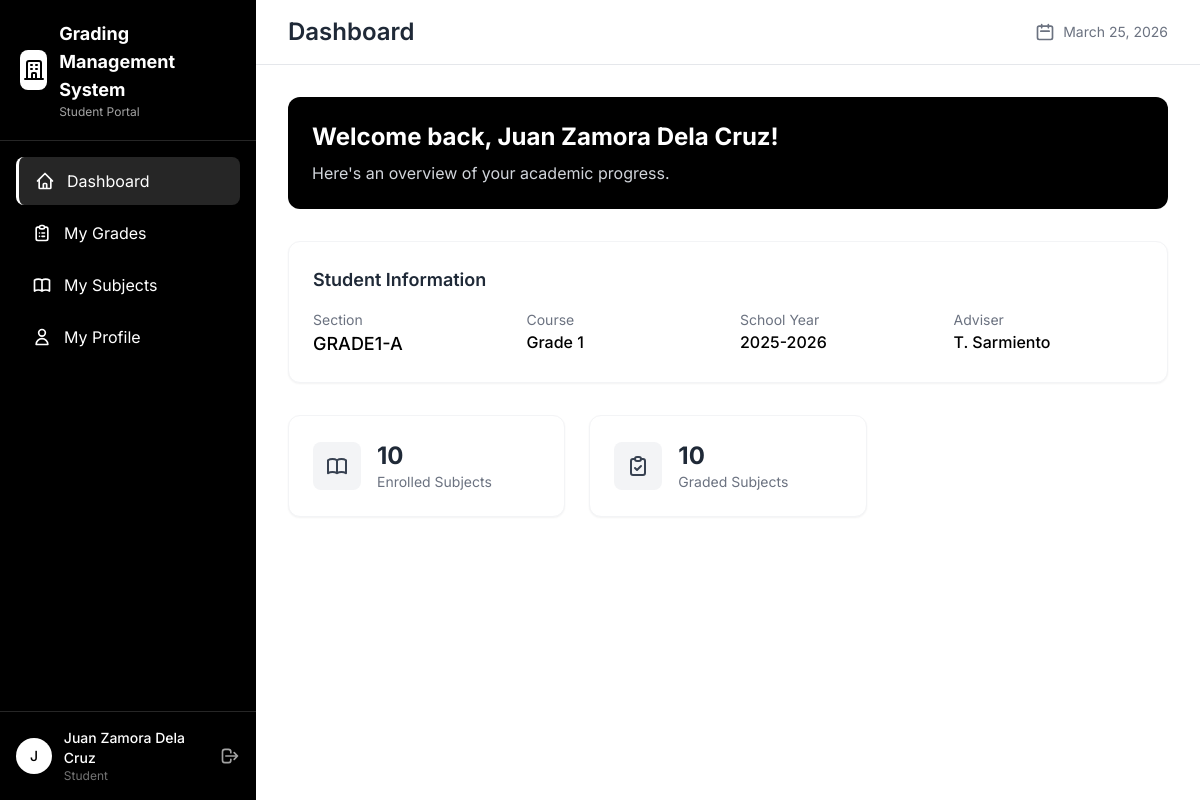
Page /student/dashboard.php (signed in) on the committed database.
### tables this page shows
CREATE TABLE IF NOT EXISTS `tbl_student` (
  `id` int NOT NULL AUTO_INCREMENT,
  `user_id` int DEFAULT NULL,
  `student_no` varchar(20) DEFAULT NULL,
  `given_name` varchar(100) DEFAULT NULL,
  `middle_name` varchar(100) DEFAULT NULL,
  `last_name` varchar(100) DEFAULT NULL,
  `section_id` int DEFAULT NULL,
  `guardian_name` varchar(200) DEFAULT NULL,
  `guardian_contact` varchar(50) DEFAULT NULL,
  `guardian_email` varchar(100) DEFAULT NULL,
  `suffix` varchar(20) DEFAULT NULL,
  `date_of_birth` date DEFAULT NULL,
  `place_of_birth` varchar(200) DEFAULT NULL,
  `sex` enum('Male','Female') DEFAULT NULL,
  `address` varchar(300) DEFAULT NULL,
  `primary_school` varchar(200) DEFAULT NULL,
  `primary_school_address` varchar(300) DEFAULT NULL,
  `primary_school_year` varchar(20) DEFAULT NULL,
  `intermediate_school` varchar(200) DEFAULT NULL,
  `intermediate_school_address` varchar(300) DEFAULT NULL,
  `intermediate_school_year` varchar(20) DEFAULT NULL,
  `secondary_school` varchar(200) DEFAULT NULL,
  `secondary_school_address` varchar(300) DEFAULT NULL,
  `secondary_school_year` varchar(20) DEFAULT NULL,
  `shs_school` varchar(200) DEFAULT NULL,
  `shs_school_address` varchar(300) DEFAULT NULL,
  `shs_school_year` varchar(20) DEFAULT NULL,
  `shs_strand` varchar(100) DEFAULT NULL,
  PRIMARY KEY (`id`),
  UNIQUE KEY `student_no` (`student_no`),
  KEY `user_id` (`user_id`),
  KEY `section_id` (`section_id`),
  CONSTRAINT `tbl_student_ibfk_1` FOREIGN KEY (`user_id`) REFERENCES `tbl_users` (`id`),
  CONSTRAINT `tbl_student_ibfk_2` FOREIGN KEY (`section_id`) REFERENCES `tbl_section` (`id`)
);

CREATE TABLE IF NOT EXISTS `tbl_section` (
  `id` int NOT NULL AUTO_INCREMENT,
  `section_code` varchar(50) NOT NULL,
  `academic_track_id` int DEFAULT NULL,
  `level_id` int DEFAULT NULL,
  `sy_id` int DEFAULT NULL,
  `adviser_id` int DEFAULT NULL,
  `status` varchar(20) DEFAULT 'active',
  PRIMARY KEY (`id`),
  KEY `academic_track_id` (`academic_track_id`),
  KEY `sy_id` (`sy_id`),
  KEY `adviser_id` (`adviser_id`),
  KEY `level_id` (`level_id`),
  CONSTRAINT `tbl_section_ibfk_1` FOREIGN KEY (`academic_track_id`) REFERENCES `tbl_academic_track` (`id`),
  CONSTRAINT `tbl_section_ibfk_2` FOREIGN KEY (`sy_id`) REFERENCES `tbl_sy` (`id`),
  CONSTRAINT `tbl_section_ibfk_3` FOREIGN KEY (`adviser_id`) REFERENCES `tbl_teacher` (`id`),
  CONSTRAINT `tbl_section_level_fk` FOREIGN KEY (`level_id`) REFERENCES `level` (`id`)
);

CREATE TABLE IF NOT EXISTS `tbl_academic_track` (
  `id` int NOT NULL AUTO_INCREMENT,
  `code` varchar(20) NOT NULL,
  `desc` varchar(100) DEFAULT NULL,
  `status` varchar(20) DEFAULT 'active',
  `dept_id` int DEFAULT NULL,
  `enrollment_type` enum('yearly','semestral') DEFAULT 'yearly',
  PRIMARY KEY (`id`),
  KEY `dept_id` (`dept_id`),
  CONSTRAINT `tbl_academic_track_ibfk_1` FOREIGN KEY (`dept_id`) REFERENCES `tbl_departments` (`id`)
);

CREATE TABLE IF NOT EXISTS `tbl_teacher` (
  `id` int NOT NULL AUTO_INCREMENT,
  `user_id` int DEFAULT NULL,
  `name` varchar(100) DEFAULT NULL,
  `email` varchar(100) DEFAULT NULL,
  PRIMARY KEY (`id`),
  KEY `user_id` (`user_id`),
  CONSTRAINT `tbl_teacher_ibfk_1` FOREIGN KEY (`user_id`) REFERENCES `tbl_users` (`id`)
);

### includes/functions.php (called while the page is built, shortened)
<?php
function getCurrentDate() {
    return date('F d, Y');
}

### config/database.php (called while the page is built, shortened)
<?php
class Database {
    private static $instance = null;
    private $conn;
    private function __construct() {
        try {
            $this->conn = new PDO(
                "mysql:host=" . DB_HOST . ";dbname=" . DB_NAME . ";charset=utf8mb4",
                DB_USER,
                DB_PASS,
                [
                    PDO::ATTR_ERRMODE => PDO::ERRMODE_EXCEPTION,
                    PDO::ATTR_DEFAULT_FETCH_MODE => PDO::FETCH_ASSOC,
                    PDO::ATTR_EMULATE_PREPARES => false
                ]
            );
        } catch (PDOException $e) {
            die("Connection failed: " . $e->getMessage());
        }
    }
    public static function getInstance() {
        if (self::$instance === null) {
            self::$instance = new self();
        }
        return self::$instance;
    }
    public function getConnection() {
        return $this->conn;
    }
}
function db() {
    return Database::getInstance()->getConnection();
}

### student/dashboard.php (the view, shortened to what this page needs)
<?php
require_once '../config/database.php';
require_once '../includes/functions.php';
$studentId = $_SESSION['student_id'] ?? 0;
$stmt = db()->prepare("
    SELECT st.*, sec.section_code, sec.sy_id, at.code as course_code, at.`desc` as course_name,
           t.name as adviser_name, sy.sy_name
    FROM tbl_student st
    LEFT JOIN tbl_section sec ON st.section_id = sec.id
    LEFT JOIN tbl_academic_track at ON sec.academic_track_id = at.id
    LEFT JOIN tbl_teacher t ON sec.adviser_id = t.id
    LEFT JOIN tbl_sy sy ON sec.sy_id = sy.id
    WHERE st.id = ?
");
$stmt->execute([$studentId]);
$studentInfo = $stmt->fetch();
$currentSyId = 0;
if ($studentInfo) {
    $currentSyId = (int)($studentInfo['sy_id'] ?? 0);
}
$subjectsCount = db()->prepare("SELECT COUNT(*) FROM tbl_enroll WHERE student_id = ? AND sy_id = ?");
$subjectsCount->execute([$studentId, $currentSyId]);
$deptCode = '';
if ($studentInfo) {
    $deptStmt = db()->prepare("
        SELECT d.code, at.enrollment_type
        FROM tbl_section sec
        JOIN tbl_academic_track at ON sec.academic_track_id = at.id
        JOIN tbl_departments d ON at.dept_id = d.id
        WHERE sec.id = ?
    ");
    $deptStmt->execute([$studentInfo['section_id']]);
    $deptInfo = $deptStmt->fetch();
    $deptCode = $deptInfo['code'] ?? '';
}
$isCollege = in_array($deptCode, ['CCTE', 'CON']);
$selectedSyId = $currentSyId;
$selectedSyName = $studentInfo['sy_name'] ?? '';
$viewSyId = $isCollege ? $selectedSyId : $currentSyId;
$gradedCountStmt = db()->prepare("
    SELECT COUNT(DISTINCT e.subject_id)
    FROM tbl_grades g
    JOIN tbl_enroll e ON g.enroll_id = e.id
    WHERE e.student_id = ? AND e.sy_id = ? AND g.status IN ('approved', 'finalized')
");
$gradedCountStmt->execute([$studentId, $viewSyId]);
$gradedSubjectsCount = $gradedCountStmt->fetchColumn();
$subjectsCount->execute([$studentId, $viewSyId]);
$totalSubjects = $subjectsCount->fetchColumn();
include '../includes/header.php';
include '../includes/sidebar_student.php';
?>
<main class="main-content lg:ml-64 min-h-screen">
    <div class="bg-white border-b border-gray-200 px-4 sm:px-8 py-4">
        <div class="flex flex-col sm:flex-row sm:items-center sm:justify-between gap-2">
            <h1 class="text-xl sm:text-2xl font-semibold text-gray-800">Dashboard</h1>
            <div class="flex flex-col sm:flex-row sm:items-center gap-2 sm:gap-3">
                <div class="flex items-center gap-2 text-gray-500 text-sm">
                <svg class="w-5 h-5 hidden sm:block" fill="none" stroke="currentColor" viewBox="0 0 24 24">
                    <path stroke-linecap="round" stroke-linejoin="round" stroke-width="2" d="M8 7V3m8 4V3m-9 8h10M5 21h14a2 2 0 002-2V7a2 2 0 00-2-2H5a2 2 0 00-2 2v12a2 2 0 002 2z"></path>
                </svg>
                <span><?= getCurrentDate() ?></span>
                </div>
            </div>
        </div>
    </div>
    <div class="p-4 sm:p-8">
        <div class="bg-black rounded-xl p-6 text-white mb-8">
            <h2 class="text-2xl font-bold mb-2">Welcome back, <?= htmlspecialchars($_SESSION['name'] ?? 'Student') ?>!</h2>
            <p class="text-gray-300">Here's an overview of your academic progress.</p>
        </div>
        <div class="bg-white rounded-xl shadow-sm border border-gray-100 p-6 mb-8">
            <h3 class="text-lg font-semibold text-gray-800 mb-4">Student Information</h3>
            <div class="grid grid-cols-2 lg:grid-cols-4 gap-4 sm:gap-6">
                <div>
                    <p class="text-sm text-gray-500">Section</p>
                    <p class="font-medium text-lg"><?= htmlspecialchars($studentInfo['section_code'] ?? 'N/A') ?></p>
                </div>
                <div>
                    <p class="text-sm text-gray-500">Course</p>
                    <p class="font-medium"><?= htmlspecialchars($studentInfo['course_name'] ?? 'N/A') ?></p>
                </div>
                <div>
                    <p class="text-sm text-gray-500">School Year</p>
                    <p class="font-medium"><?= htmlspecialchars($isCollege ? ($selectedSyName ?: ($studentInfo['sy_name'] ?? 'N/A')) : ($studentInfo['sy_name'] ?? 'N/A')) ?></p>
                </div>
                <div>
                    <p class="text-sm text-gray-500">Adviser</p>
                    <p class="font-medium"><?= htmlspecialchars($studentInfo['adviser_name'] ?? 'N/A') ?></p>
                </div>
            </div>
        </div>
        <div class="grid grid-cols-1 md:grid-cols-3 gap-6 mb-8">
            <div class="bg-white rounded-xl shadow-sm p-6 border border-gray-100">
                <div class="flex items-center gap-4">
                    <div class="w-12 h-12 bg-gray-100 rounded-lg flex items-center justify-center">
                    </div>
                    <div>
                        <p class="text-2xl font-bold text-gray-800"><?= $totalSubjects ?></p>
                        <p class="text-sm text-gray-500">Enrolled Subjects</p>
                    </div>
                </div>
            </div>
            <div class="bg-white rounded-xl shadow-sm p-6 border border-gray-100">
                <div class="flex items-center gap-4">
                    <div class="w-12 h-12 bg-gray-100 rounded-lg flex items-center justify-center">
                        <svg class="w-6 h-6 text-gray-700" fill="none" stroke="currentColor" viewBox="0 0 24 24">
                            <path stroke-linecap="round" stroke-linejoin="round" stroke-width="2" d="M9 5H7a2 2 0 00-2 2v12a2 2 0 002 2h10a2 2 0 002-2V7a2 2 0 00-2-2h-2M9 5a2 2 0 002 2h2a2 2 0 002-2M9 5a2 2 0 012-2h2a2 2 0 012 2m-6 9l2 2 4-4"></path>
                        </svg>
                    </div>
                    <div>
                        <p class="text-2xl font-bold text-gray-800"><?= $gradedSubjectsCount ?></p>
                        <p class="text-sm text-gray-500">Graded Subjects</p>
                    </div>
                </div>
            </div>
        </div>
    </div>
</main>
<?php include '../includes/footer.php'; ?>

### includes/header.php (style rules this page uses)
body { font-family: 'Inter', sans-serif; }

### rows in the picture
tbl_student: section.section_code "GRADE1-A", tbl_academic_track.desc "Grade 1", tbl_teacher.name "T. Sarmiento"

### other values in the picture
substr($currentUser['name'] ?? 'S', 0, 1) "J"
$currentUser['name'] "Juan Zamora Dela Cruz"
getCurrentDate() "March 25, 2026"
$_SESSION['name'] "Juan Zamora Dela Cruz"
$totalSubjects "10"
$gradedSubjectsCount "10"
